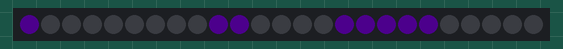
This program was run on a simulated Raspberry Pi Pico running MicroPython. Parts: 25 RGB LEDs in strip order, left to right. Dim RGB values are drawn brighter than linear.

Above: at 0.1 s.
At 0.6 s:
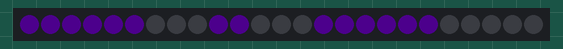
At 1.1 s:
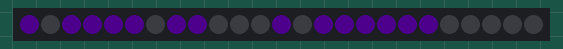
At 1.6 s:
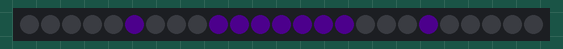

Measured:
- by itself, everything shown: repeats every 2.0 s, in 4 steps
- what the display in image 1 shows lasts 0.5 s, from 0.5 s to 1.0 s

The program:

Text_on_5x5_Matrix.py
```python
# Lesson 53 McWhorter's Pico W Course
# Text with 5x5 NeoPixel Matrix
# Lori Pfahler
# January 2024

# import modules - using neopixel library that is built in
import neopixel
from machine import Pin
from utime import sleep

# setup neopixel matrix
matrixPin = 16
nPixels = 25
myMatrix = neopixel.NeoPixel(Pin(matrixPin), nPixels)

# color dictionary
colors = {
    'RED'              : (255, 0, 0),
    'GREEN'            : (0, 255, 0),
    'BLUE'             : (0, 0, 255),
    'CYAN'             : (0, 255, 255),
    'MAGENTA'          : (255, 0, 255),
    'YELLOW'           : (255, 255, 0),
    'ORANGE'           : (255, 128, 0),
    'WHITE'            : (255, 255, 255),
    'PINK'             : (255, 20, 147),
    'INDIGO'           : (75, 0, 130),
    'BLACK'            : (0, 0, 0),
    }

# create a brightness function to adjusted rgb codes
def brightness(color_rgb, level = 0.2):
    adj_rgb = tuple(int(code * level) for code in color_rgb)
    return adj_rgb

# create a clear neopixel object function
def clear(neo_object):
     neo_object.fill(colors['BLACK'])
     neo_object.write()

letters = {
    'L' : [15, 16, 17, 18, 19, 10, 9, 0],
    'O' : [15, 16, 17, 18, 19, 10, 9, 0, 1, 2, 3, 4, 5, 14],
    'R' : [15, 16, 17, 18, 19, 14, 5, 4, 3, 2, 7, 12, 8, 0],
    'I' : [15, 14, 5, 13, 12, 11, 10, 19, 9],
    }

delayTime = 0.5

try:
    while True:
        # clear matrix
        clear(myMatrix)

        # L
        for pixel in letters['L']:
            myMatrix[pixel] = brightness(colors['INDIGO'], level = 0.1)
        myMatrix.write()
        sleep(delayTime)

        # clear matrix
        clear(myMatrix)

        # O
        for pixel in letters['O']:
            myMatrix[pixel] = brightness(colors['INDIGO'], level = 0.1)
        myMatrix.write()
        sleep(delayTime)

        # clear matrix
        clear(myMatrix)

        # R
        for pixel in letters['R']:
            myMatrix[pixel] = brightness(colors['INDIGO'], level = 0.1)
        myMatrix.write()
        sleep(delayTime)

        # clear matrix
        clear(myMatrix)

        # I
        for pixel in letters['I']:
            myMatrix[pixel] = brightness(colors['INDIGO'], level = 0.1)
        myMatrix.write()
        sleep(delayTime)


except KeyboardInterrupt:
    # turn matrix off
    clear(myMatrix)
```
